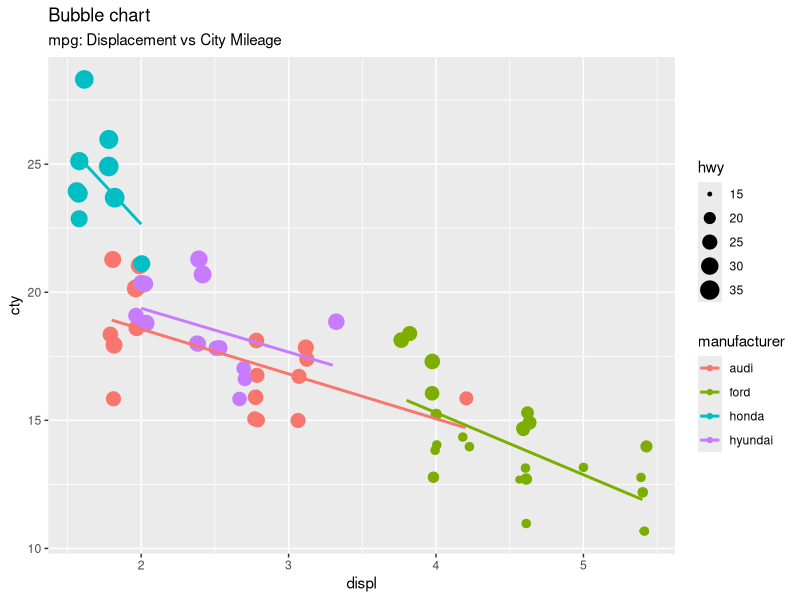
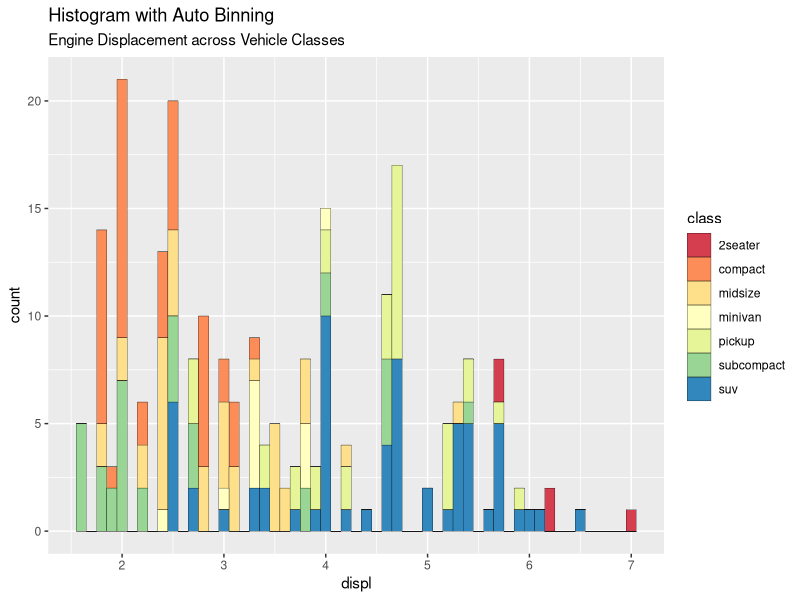
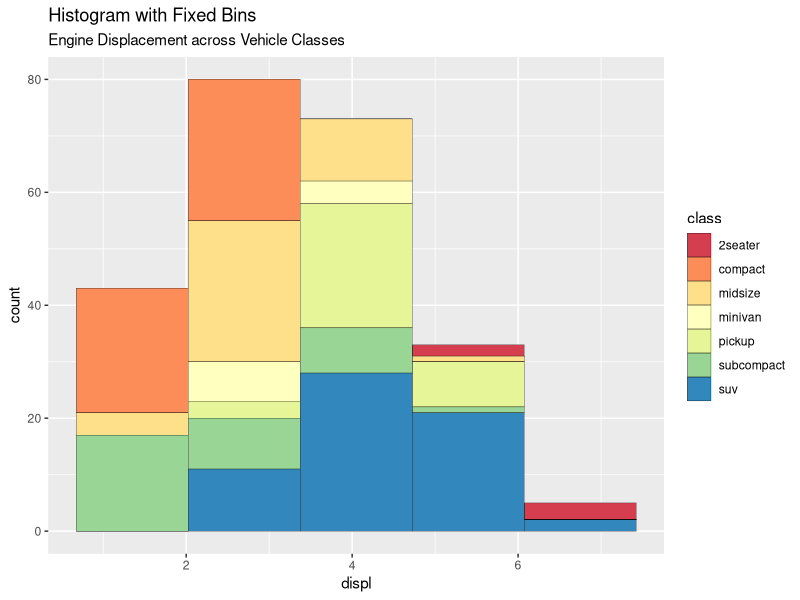
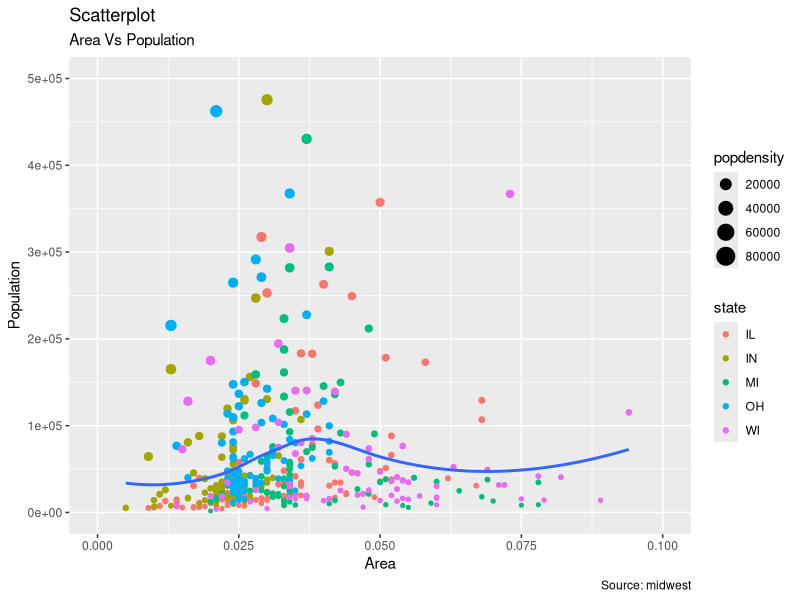

Write the R code that produced these figures, in order.
#kody ellis
#code doesnt exactly export 

install.packages("ggplot2") 
library(ggplot2) 
data(midwest, package="ggplot2") 



pdf("ggmidwest_EllisKody.pdf",width=800,height=800)
ggmidwest <- ggplot(midwest, aes(x=area, y=poptotal)) +
  geom_point(aes(col=state, size=popdensity)) +
  geom_smooth(method="loess", se=F) +
  xlim(c(0, 0.1)) +
  ylim(c(0, 500000)) +
  labs(subtitle="Area Vs Population",
       y="Population",
       x="Area",
       title="Scatterplot",
       caption = "Source: midwest")
plot(ggmidwest) 
dev.off()


data(mpg, package = "ggplot2")
mpg_select <- mpg[mpg$manufacturer %in% c("audi", "ford", "honda", "hyundai"), ]
ggmpg <- ggplot(mpg_select, aes(displ, cty)) +
  labs(subtitle="mpg: Displacement vs City Mileage",
       title="Bubble chart")
ggmpg + geom_jitter(aes(col=manufacturer, size=hwy)) +
  geom_smooth(aes(col=manufacturer), method="lm", se=F) 



ggmpg2 <- ggplot(mpg, aes(displ)) + scale_fill_brewer(palette = "Spectral")
ggmpg2 + geom_histogram(aes(fill=class),
                        binwidth = .1,
                        col="black",
                        size=.1) + # change binwidth
  labs(title="Histogram with Auto Binning",
       subtitle="Engine Displacement across Vehicle Classes") 




ggmpg2 + geom_histogram(aes(fill=class),
                        bins=5,
                        col="black",
                        size=.1) + # change number of bins
  labs(title="Histogram with Fixed Bins",
       subtitle="Engine Displacement across Vehicle Classes") 





